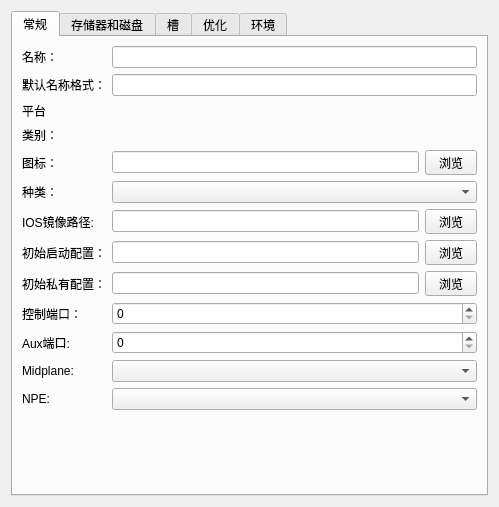
<?xml version="1.0" encoding="UTF-8"?>
<ui version="4.0">
 <class>iosRouterConfigPageWidget</class>
 <widget class="QWidget" name="iosRouterConfigPageWidget">
  <property name="geometry">
   <rect>
    <x>0</x>
    <y>0</y>
    <width>499</width>
    <height>507</height>
   </rect>
  </property>
  <property name="windowTitle">
   <string>Dynamips IOS 路由器配置</string>
  </property>
  <layout class="QVBoxLayout">
   <item>
    <widget class="QTabWidget" name="uiTabWidget">
     <property name="currentIndex">
      <number>0</number>
     </property>
     <widget class="QWidget" name="uiGeneralPageWidget">
      <attribute name="title">
       <string>常规</string>
      </attribute>
      <layout class="QGridLayout" name="gridLayout_2">
       <item row="10" column="1">
        <layout class="QHBoxLayout" name="horizontalLayout_6">
         <item>
          <widget class="QLineEdit" name="uiPrivateConfigLineEdit"/>
         </item>
         <item>
          <widget class="QToolButton" name="uiPrivateConfigToolButton">
           <property name="text">
            <string>  浏览  </string>
           </property>
           <property name="toolButtonStyle">
            <enum>Qt::ToolButtonTextOnly</enum>
           </property>
          </widget>
         </item>
        </layout>
       </item>
       <item row="17" column="1">
        <spacer>
         <property name="orientation">
          <enum>Qt::Vertical</enum>
         </property>
         <property name="sizeHint" stdset="0">
          <size>
           <width>263</width>
           <height>151</height>
          </size>
         </property>
        </spacer>
       </item>
       <item row="0" column="1">
        <widget class="QLineEdit" name="uiNameLineEdit"/>
       </item>
       <item row="14" column="0">
        <widget class="QLabel" name="uiAuxPortLabel">
         <property name="text">
          <string>Aux端口:</string>
         </property>
        </widget>
       </item>
       <item row="4" column="1">
        <widget class="QLabel" name="uiChassisTextLabel">
         <property name="text">
          <string/>
         </property>
        </widget>
       </item>
       <item row="5" column="0">
        <widget class="QLabel" name="uiSymbolLabel">
         <property name="text">
          <string>图标：</string>
         </property>
        </widget>
       </item>
       <item row="13" column="0">
        <widget class="QLabel" name="uiConsolePortLabel">
         <property name="text">
          <string>控制端口：</string>
         </property>
        </widget>
       </item>
       <item row="9" column="1">
        <layout class="QHBoxLayout" name="horizontalLayout_4">
         <item>
          <widget class="QLineEdit" name="uiStartupConfigLineEdit"/>
         </item>
         <item>
          <widget class="QToolButton" name="uiStartupConfigToolButton">
           <property name="text">
            <string>  浏览  </string>
           </property>
           <property name="toolButtonStyle">
            <enum>Qt::ToolButtonTextOnly</enum>
           </property>
          </widget>
         </item>
        </layout>
       </item>
       <item row="3" column="0">
        <widget class="QLabel" name="uiPlatformLabel">
         <property name="text">
          <string>平台</string>
         </property>
        </widget>
       </item>
       <item row="8" column="1">
        <layout class="QHBoxLayout" name="horizontalLayout_5">
         <item>
          <widget class="QLineEdit" name="uiIOSImageLineEdit"/>
         </item>
         <item>
          <widget class="QToolButton" name="uiIOSImageToolButton">
           <property name="text">
            <string>  浏览  </string>
           </property>
           <property name="toolButtonStyle">
            <enum>Qt::ToolButtonTextOnly</enum>
           </property>
          </widget>
         </item>
        </layout>
       </item>
       <item row="0" column="0">
        <widget class="QLabel" name="uiNameLabel">
         <property name="text">
          <string>名称：</string>
         </property>
        </widget>
       </item>
       <item row="10" column="0">
        <widget class="QLabel" name="uiPrivateConfigLabel">
         <property name="text">
          <string>初始私有配置：</string>
         </property>
        </widget>
       </item>
       <item row="9" column="0">
        <widget class="QLabel" name="uiStartupConfigLabel">
         <property name="text">
          <string>初始启动配置：</string>
         </property>
        </widget>
       </item>
       <item row="3" column="1">
        <widget class="QLabel" name="uiPlatformTextLabel">
         <property name="text">
          <string/>
         </property>
        </widget>
       </item>
       <item row="6" column="0">
        <widget class="QLabel" name="uiCategoryLabel">
         <property name="text">
          <string>种类：</string>
         </property>
        </widget>
       </item>
       <item row="5" column="1">
        <layout class="QHBoxLayout" name="horizontalLayout_7">
         <item>
          <widget class="QLineEdit" name="uiSymbolLineEdit"/>
         </item>
         <item>
          <widget class="QToolButton" name="uiSymbolToolButton">
           <property name="text">
            <string>  浏览  </string>
           </property>
           <property name="toolButtonStyle">
            <enum>Qt::ToolButtonTextOnly</enum>
           </property>
          </widget>
         </item>
        </layout>
       </item>
       <item row="4" column="0">
        <widget class="QLabel" name="uiChassisLabel">
         <property name="text">
          <string>类别：</string>
         </property>
        </widget>
       </item>
       <item row="16" column="1">
        <widget class="QComboBox" name="uiNPEComboBox">
         <property name="enabled">
          <bool>true</bool>
         </property>
         <property name="sizePolicy">
          <sizepolicy hsizetype="Expanding" vsizetype="Fixed">
           <horstretch>0</horstretch>
           <verstretch>0</verstretch>
          </sizepolicy>
         </property>
        </widget>
       </item>
       <item row="15" column="1">
        <widget class="QComboBox" name="uiMidplaneComboBox">
         <property name="enabled">
          <bool>true</bool>
         </property>
         <property name="sizePolicy">
          <sizepolicy hsizetype="Expanding" vsizetype="Fixed">
           <horstretch>0</horstretch>
           <verstretch>0</verstretch>
          </sizepolicy>
         </property>
        </widget>
       </item>
       <item row="15" column="0">
        <widget class="QLabel" name="uiMidplaneLabel">
         <property name="text">
          <string>Midplane:</string>
         </property>
        </widget>
       </item>
       <item row="8" column="0">
        <widget class="QLabel" name="uiIOSImageLabel">
         <property name="text">
          <string>IOS镜像路径:</string>
         </property>
        </widget>
       </item>
       <item row="6" column="1">
        <widget class="QComboBox" name="uiCategoryComboBox"/>
       </item>
       <item row="16" column="0">
        <widget class="QLabel" name="uiNPELabel">
         <property name="text">
          <string>NPE:</string>
         </property>
        </widget>
       </item>
       <item row="13" column="1">
        <widget class="QSpinBox" name="uiConsolePortSpinBox">
         <property name="maximum">
          <number>65535</number>
         </property>
        </widget>
       </item>
       <item row="14" column="1">
        <widget class="QSpinBox" name="uiAuxPortSpinBox">
         <property name="maximum">
          <number>65535</number>
         </property>
        </widget>
       </item>
       <item row="1" column="1">
        <widget class="QLineEdit" name="uiDefaultNameFormatLineEdit"/>
       </item>
       <item row="1" column="0">
        <widget class="QLabel" name="uiDefaultNameFormatLabel">
         <property name="text">
          <string>默认名称格式：</string>
         </property>
        </widget>
       </item>
      </layout>
     </widget>
     <widget class="QWidget" name="uiMemoriesPageWidget">
      <attribute name="title">
       <string>存储器和磁盘</string>
      </attribute>
      <layout class="QGridLayout" name="gridLayout_5">
       <item row="0" column="0">
        <widget class="QLabel" name="uiRamLabel">
         <property name="text">
          <string>RAM大小:</string>
         </property>
        </widget>
       </item>
       <item row="0" column="1">
        <widget class="QSpinBox" name="uiRamSpinBox">
         <property name="sizePolicy">
          <sizepolicy hsizetype="Expanding" vsizetype="Fixed">
           <horstretch>0</horstretch>
           <verstretch>0</verstretch>
          </sizepolicy>
         </property>
         <property name="suffix">
          <string> MiB</string>
         </property>
         <property name="minimum">
          <number>32</number>
         </property>
         <property name="maximum">
          <number>65535</number>
         </property>
         <property name="singleStep">
          <number>32</number>
         </property>
         <property name="value">
          <number>128</number>
         </property>
        </widget>
       </item>
       <item row="1" column="0">
        <widget class="QLabel" name="uiNvramLabel">
         <property name="text">
          <string>NVRAM大小:</string>
         </property>
        </widget>
       </item>
       <item row="1" column="1">
        <widget class="QSpinBox" name="uiNvramSpinBox">
         <property name="sizePolicy">
          <sizepolicy hsizetype="Expanding" vsizetype="Fixed">
           <horstretch>0</horstretch>
           <verstretch>0</verstretch>
          </sizepolicy>
         </property>
         <property name="suffix">
          <string> KiB</string>
         </property>
         <property name="minimum">
          <number>32</number>
         </property>
         <property name="maximum">
          <number>65535</number>
         </property>
         <property name="singleStep">
          <number>32</number>
         </property>
         <property name="value">
          <number>128</number>
         </property>
        </widget>
       </item>
       <item row="2" column="0">
        <widget class="QLabel" name="uiIomemLabel">
         <property name="text">
          <string>I/O内存:</string>
         </property>
        </widget>
       </item>
       <item row="2" column="1">
        <widget class="QSpinBox" name="uiIomemSpinBox">
         <property name="enabled">
          <bool>true</bool>
         </property>
         <property name="sizePolicy">
          <sizepolicy hsizetype="Expanding" vsizetype="Fixed">
           <horstretch>0</horstretch>
           <verstretch>0</verstretch>
          </sizepolicy>
         </property>
         <property name="suffix">
          <string> %</string>
         </property>
         <property name="maximum">
          <number>100</number>
         </property>
         <property name="singleStep">
          <number>5</number>
         </property>
         <property name="value">
          <number>5</number>
         </property>
        </widget>
       </item>
       <item row="3" column="0">
        <widget class="QLabel" name="uiDisk0Label">
         <property name="text">
          <string>PCMCIA 磁盘0:</string>
         </property>
        </widget>
       </item>
       <item row="3" column="1">
        <widget class="QSpinBox" name="uiDisk0SpinBox">
         <property name="sizePolicy">
          <sizepolicy hsizetype="Expanding" vsizetype="Fixed">
           <horstretch>0</horstretch>
           <verstretch>0</verstretch>
          </sizepolicy>
         </property>
         <property name="suffix">
          <string> MiB</string>
         </property>
         <property name="maximum">
          <number>99999</number>
         </property>
         <property name="singleStep">
          <number>4</number>
         </property>
        </widget>
       </item>
       <item row="4" column="0">
        <widget class="QLabel" name="uiDisk1Label">
         <property name="text">
          <string>PCMCIA 磁盘1:</string>
         </property>
        </widget>
       </item>
       <item row="4" column="1">
        <widget class="QSpinBox" name="uiDisk1SpinBox">
         <property name="sizePolicy">
          <sizepolicy hsizetype="Expanding" vsizetype="Fixed">
           <horstretch>0</horstretch>
           <verstretch>0</verstretch>
          </sizepolicy>
         </property>
         <property name="suffix">
          <string> MiB</string>
         </property>
         <property name="maximum">
          <number>99999</number>
         </property>
         <property name="singleStep">
          <number>4</number>
         </property>
        </widget>
       </item>
       <item row="5" column="0" colspan="2">
        <widget class="QCheckBox" name="uiAutoDeleteCheckBox">
         <property name="text">
          <string>自动删除NVRAM和磁盘文件</string>
         </property>
        </widget>
       </item>
       <item row="6" column="0">
        <spacer>
         <property name="orientation">
          <enum>Qt::Vertical</enum>
         </property>
         <property name="sizeHint" stdset="0">
          <size>
           <width>20</width>
           <height>21</height>
          </size>
         </property>
        </spacer>
       </item>
      </layout>
     </widget>
     <widget class="QWidget" name="uiSlotsPageWidget">
      <attribute name="title">
       <string>槽</string>
      </attribute>
      <layout class="QVBoxLayout" name="verticalLayout">
       <item>
        <widget class="QGroupBox" name="uiAdaptersGroupBox">
         <property name="title">
          <string>Adapters</string>
         </property>
         <layout class="QGridLayout" name="gridLayout">
          <item row="1" column="1">
           <widget class="QComboBox" name="uiSlot1comboBox"/>
          </item>
          <item row="0" column="0">
           <widget class="QLabel" name="uiSlot0Label">
            <property name="sizePolicy">
             <sizepolicy hsizetype="Fixed" vsizetype="Preferred">
              <horstretch>0</horstretch>
              <verstretch>0</verstretch>
             </sizepolicy>
            </property>
            <property name="text">
             <string>slot 0:</string>
            </property>
           </widget>
          </item>
          <item row="0" column="1">
           <widget class="QComboBox" name="uiSlot0comboBox"/>
          </item>
          <item row="1" column="0">
           <widget class="QLabel" name="uiSlot1Label">
            <property name="sizePolicy">
             <sizepolicy hsizetype="Fixed" vsizetype="Preferred">
              <horstretch>0</horstretch>
              <verstretch>0</verstretch>
             </sizepolicy>
            </property>
            <property name="text">
             <string>slot 1:</string>
            </property>
           </widget>
          </item>
          <item row="2" column="0">
           <widget class="QLabel" name="uiSlot2Label">
            <property name="sizePolicy">
             <sizepolicy hsizetype="Fixed" vsizetype="Preferred">
              <horstretch>0</horstretch>
              <verstretch>0</verstretch>
             </sizepolicy>
            </property>
            <property name="text">
             <string>slot 2:</string>
            </property>
           </widget>
          </item>
          <item row="2" column="1">
           <widget class="QComboBox" name="uiSlot2comboBox"/>
          </item>
          <item row="3" column="0">
           <widget class="QLabel" name="uiSlot3Label">
            <property name="sizePolicy">
             <sizepolicy hsizetype="Fixed" vsizetype="Preferred">
              <horstretch>0</horstretch>
              <verstretch>0</verstretch>
             </sizepolicy>
            </property>
            <property name="text">
             <string>slot 3:</string>
            </property>
           </widget>
          </item>
          <item row="3" column="1">
           <widget class="QComboBox" name="uiSlot3comboBox"/>
          </item>
          <item row="4" column="0">
           <widget class="QLabel" name="uiSlot4Label">
            <property name="sizePolicy">
             <sizepolicy hsizetype="Fixed" vsizetype="Preferred">
              <horstretch>0</horstretch>
              <verstretch>0</verstretch>
             </sizepolicy>
            </property>
            <property name="text">
             <string>slot 4:</string>
            </property>
           </widget>
          </item>
          <item row="4" column="1">
           <widget class="QComboBox" name="uiSlot4comboBox"/>
          </item>
          <item row="5" column="0">
           <widget class="QLabel" name="uiSlot5Label">
            <property name="sizePolicy">
             <sizepolicy hsizetype="Fixed" vsizetype="Preferred">
              <horstretch>0</horstretch>
              <verstretch>0</verstretch>
             </sizepolicy>
            </property>
            <property name="text">
             <string>slot 5:</string>
            </property>
           </widget>
          </item>
          <item row="5" column="1">
           <widget class="QComboBox" name="uiSlot5comboBox"/>
          </item>
          <item row="6" column="0">
           <widget class="QLabel" name="uiSlot6Label">
            <property name="sizePolicy">
             <sizepolicy hsizetype="Fixed" vsizetype="Preferred">
              <horstretch>0</horstretch>
              <verstretch>0</verstretch>
             </sizepolicy>
            </property>
            <property name="text">
             <string>slot 6:</string>
            </property>
           </widget>
          </item>
          <item row="6" column="1">
           <widget class="QComboBox" name="uiSlot6comboBox"/>
          </item>
         </layout>
        </widget>
       </item>
       <item>
        <widget class="QGroupBox" name="uiWicsGroupBox">
         <property name="title">
          <string>WICs</string>
         </property>
         <layout class="QGridLayout">
          <item row="0" column="0">
           <widget class="QLabel" name="uiWic0Label">
            <property name="sizePolicy">
             <sizepolicy hsizetype="Fixed" vsizetype="Preferred">
              <horstretch>0</horstretch>
              <verstretch>0</verstretch>
             </sizepolicy>
            </property>
            <property name="text">
             <string>wic 0:</string>
            </property>
           </widget>
          </item>
          <item row="0" column="1">
           <widget class="QComboBox" name="uiWic0comboBox"/>
          </item>
          <item row="1" column="0">
           <widget class="QLabel" name="uiWic1Label">
            <property name="sizePolicy">
             <sizepolicy hsizetype="Fixed" vsizetype="Preferred">
              <horstretch>0</horstretch>
              <verstretch>0</verstretch>
             </sizepolicy>
            </property>
            <property name="text">
             <string>wic 1:</string>
            </property>
           </widget>
          </item>
          <item row="1" column="1">
           <widget class="QComboBox" name="uiWic1comboBox"/>
          </item>
          <item row="2" column="0">
           <widget class="QLabel" name="uiWic2Label">
            <property name="sizePolicy">
             <sizepolicy hsizetype="Fixed" vsizetype="Preferred">
              <horstretch>0</horstretch>
              <verstretch>0</verstretch>
             </sizepolicy>
            </property>
            <property name="text">
             <string>wic 2:</string>
            </property>
           </widget>
          </item>
          <item row="2" column="1">
           <widget class="QComboBox" name="uiWic2comboBox"/>
          </item>
         </layout>
        </widget>
       </item>
       <item>
        <spacer>
         <property name="orientation">
          <enum>Qt::Vertical</enum>
         </property>
         <property name="sizeHint" stdset="0">
          <size>
           <width>325</width>
           <height>31</height>
          </size>
         </property>
        </spacer>
       </item>
      </layout>
     </widget>
     <widget class="QWidget" name="uiAdvancedPageWidget">
      <attribute name="title">
       <string>优化</string>
      </attribute>
      <layout class="QVBoxLayout" name="verticalLayout_4">
       <item>
        <widget class="QGroupBox" name="uiSystemGroupBox">
         <property name="title">
          <string>系统</string>
         </property>
         <layout class="QGridLayout" name="gridLayout_6">
          <item row="0" column="1">
           <widget class="QLineEdit" name="uiSystemIdLineEdit"/>
          </item>
          <item row="0" column="0">
           <widget class="QLabel" name="label">
            <property name="text">
             <string>system ID:</string>
            </property>
           </widget>
          </item>
          <item row="1" column="0">
           <widget class="QLabel" name="uiBaseMacLabel">
            <property name="text">
             <string>Base MAC:</string>
            </property>
           </widget>
          </item>
          <item row="1" column="1">
           <widget class="QLineEdit" name="uiBaseMACLineEdit">
            <property name="sizePolicy">
             <sizepolicy hsizetype="Expanding" vsizetype="Fixed">
              <horstretch>0</horstretch>
              <verstretch>0</verstretch>
             </sizepolicy>
            </property>
            <property name="text">
             <string notr="true"/>
            </property>
           </widget>
          </item>
         </layout>
        </widget>
       </item>
       <item>
        <widget class="QGroupBox" name="uiOptimizationsGroupBox">
         <property name="title">
          <string>优化选项</string>
         </property>
         <layout class="QGridLayout" name="gridLayout_4">
          <item row="3" column="0">
           <widget class="QLabel" name="uiExecAreaLabel">
            <property name="text">
             <string>Exec area:</string>
            </property>
           </widget>
          </item>
          <item row="3" column="1">
           <widget class="QSpinBox" name="uiExecAreaSpinBox">
            <property name="sizePolicy">
             <sizepolicy hsizetype="Expanding" vsizetype="Fixed">
              <horstretch>0</horstretch>
              <verstretch>0</verstretch>
             </sizepolicy>
            </property>
            <property name="suffix">
             <string> MiB</string>
            </property>
            <property name="maximum">
             <number>4096</number>
            </property>
            <property name="singleStep">
             <number>4</number>
            </property>
            <property name="value">
             <number>64</number>
            </property>
           </widget>
          </item>
          <item row="5" column="0" colspan="2">
           <widget class="QCheckBox" name="uiSparseMemoryCheckBox">
            <property name="text">
             <string>启用sparse memory支持</string>
            </property>
            <property name="checked">
             <bool>false</bool>
            </property>
           </widget>
          </item>
          <item row="0" column="0">
           <widget class="QLabel" name="uiIdlepcLabel">
            <property name="text">
             <string>Idle-PC:</string>
            </property>
           </widget>
          </item>
          <item row="0" column="1">
           <widget class="QLineEdit" name="uiIdlepcLineEdit"/>
          </item>
          <item row="1" column="0">
           <widget class="QLabel" name="uiIdlemaxLabel">
            <property name="text">
             <string>Idlemax:</string>
            </property>
           </widget>
          </item>
          <item row="1" column="1">
           <widget class="QSpinBox" name="uiIdlemaxSpinBox">
            <property name="minimum">
             <number>100</number>
            </property>
            <property name="maximum">
             <number>10000</number>
            </property>
            <property name="singleStep">
             <number>100</number>
            </property>
            <property name="value">
             <number>500</number>
            </property>
           </widget>
          </item>
          <item row="2" column="0">
           <widget class="QLabel" name="uiIdlesleepLabel">
            <property name="text">
             <string>Idlesleep:</string>
            </property>
           </widget>
          </item>
          <item row="4" column="0" colspan="2">
           <widget class="QCheckBox" name="uiMmapCheckBox">
            <property name="text">
             <string>启用mmap支持</string>
            </property>
            <property name="checked">
             <bool>true</bool>
            </property>
           </widget>
          </item>
          <item row="2" column="1">
           <widget class="QSpinBox" name="uiIdlesleepSpinBox">
            <property name="suffix">
             <string> ms</string>
            </property>
            <property name="minimum">
             <number>1</number>
            </property>
            <property name="maximum">
             <number>500</number>
            </property>
            <property name="singleStep">
             <number>10</number>
            </property>
            <property name="value">
             <number>30</number>
            </property>
           </widget>
          </item>
         </layout>
        </widget>
       </item>
       <item>
        <spacer>
         <property name="orientation">
          <enum>Qt::Vertical</enum>
         </property>
         <property name="sizeHint" stdset="0">
          <size>
           <width>304</width>
           <height>251</height>
          </size>
         </property>
        </spacer>
       </item>
      </layout>
     </widget>
     <widget class="QWidget" name="uiEnvironmentPageWidget">
      <attribute name="title">
       <string>环境</string>
      </attribute>
      <layout class="QVBoxLayout" name="verticalLayout_3">
       <item>
        <widget class="QGroupBox" name="uiPowerSuppliesGroupBox">
         <property name="title">
          <string>电源供应器</string>
         </property>
         <layout class="QGridLayout" name="gridLayout_7">
          <item row="1" column="0">
           <widget class="QLabel" name="uiPowerSupply2Label">
            <property name="text">
             <string>电源供应 2：</string>
            </property>
           </widget>
          </item>
          <item row="0" column="1">
           <widget class="QComboBox" name="uiPowerSupply1ComboBox">
            <property name="sizePolicy">
             <sizepolicy hsizetype="Expanding" vsizetype="Fixed">
              <horstretch>0</horstretch>
              <verstretch>0</verstretch>
             </sizepolicy>
            </property>
            <property name="currentIndex">
             <number>0</number>
            </property>
            <item>
             <property name="text">
              <string>on</string>
             </property>
            </item>
            <item>
             <property name="text">
              <string>off</string>
             </property>
            </item>
           </widget>
          </item>
          <item row="0" column="0">
           <widget class="QLabel" name="uiPowerSupply1Label">
            <property name="text">
             <string>电源供应 1：</string>
            </property>
           </widget>
          </item>
          <item row="1" column="1">
           <widget class="QComboBox" name="uiPowerSupply2ComboBox">
            <property name="sizePolicy">
             <sizepolicy hsizetype="Expanding" vsizetype="Fixed">
              <horstretch>0</horstretch>
              <verstretch>0</verstretch>
             </sizepolicy>
            </property>
            <property name="currentIndex">
             <number>1</number>
            </property>
            <item>
             <property name="text">
              <string>on</string>
             </property>
            </item>
            <item>
             <property name="text">
              <string>off</string>
             </property>
            </item>
           </widget>
          </item>
         </layout>
        </widget>
       </item>
       <item>
        <widget class="QGroupBox" name="uiSensorsGroupBox">
         <property name="title">
          <string>温度传感器</string>
         </property>
         <layout class="QGridLayout" name="gridLayout_3">
          <item row="0" column="0">
           <widget class="QLabel" name="uiSensor1Label">
            <property name="text">
             <string>I/O控制器入口：</string>
            </property>
           </widget>
          </item>
          <item row="0" column="1">
           <widget class="QSpinBox" name="uiSensor1SpinBox">
            <property name="sizePolicy">
             <sizepolicy hsizetype="Expanding" vsizetype="Fixed">
              <horstretch>0</horstretch>
              <verstretch>0</verstretch>
             </sizepolicy>
            </property>
            <property name="suffix">
             <string> C</string>
            </property>
            <property name="maximum">
             <number>100</number>
            </property>
           </widget>
          </item>
          <item row="1" column="0">
           <widget class="QLabel" name="uiSensor2Label">
            <property name="text">
             <string>I/O控制器出口：</string>
            </property>
           </widget>
          </item>
          <item row="1" column="1">
           <widget class="QSpinBox" name="uiSensor2SpinBox">
            <property name="sizePolicy">
             <sizepolicy hsizetype="Expanding" vsizetype="Fixed">
              <horstretch>0</horstretch>
              <verstretch>0</verstretch>
             </sizepolicy>
            </property>
            <property name="suffix">
             <string> C</string>
            </property>
            <property name="maximum">
             <number>100</number>
            </property>
           </widget>
          </item>
          <item row="2" column="0">
           <widget class="QLabel" name="uiSensor3Label">
            <property name="text">
             <string>NPE入口：</string>
            </property>
           </widget>
          </item>
          <item row="2" column="1">
           <widget class="QSpinBox" name="uiSensor3SpinBox">
            <property name="sizePolicy">
             <sizepolicy hsizetype="Expanding" vsizetype="Fixed">
              <horstretch>0</horstretch>
              <verstretch>0</verstretch>
             </sizepolicy>
            </property>
            <property name="suffix">
             <string> C</string>
            </property>
            <property name="maximum">
             <number>100</number>
            </property>
           </widget>
          </item>
          <item row="3" column="0">
           <widget class="QLabel" name="uiSensor4Label">
            <property name="text">
             <string>NPE出口：</string>
            </property>
           </widget>
          </item>
          <item row="3" column="1">
           <widget class="QSpinBox" name="uiSensor4SpinBox">
            <property name="sizePolicy">
             <sizepolicy hsizetype="Expanding" vsizetype="Fixed">
              <horstretch>0</horstretch>
              <verstretch>0</verstretch>
             </sizepolicy>
            </property>
            <property name="suffix">
             <string> C</string>
            </property>
            <property name="maximum">
             <number>100</number>
            </property>
           </widget>
          </item>
         </layout>
        </widget>
       </item>
       <item>
        <spacer name="verticalSpacer">
         <property name="orientation">
          <enum>Qt::Vertical</enum>
         </property>
         <property name="sizeHint" stdset="0">
          <size>
           <width>20</width>
           <height>194</height>
          </size>
         </property>
        </spacer>
       </item>
      </layout>
     </widget>
    </widget>
   </item>
  </layout>
 </widget>
 <tabstops>
  <tabstop>uiMidplaneComboBox</tabstop>
  <tabstop>uiNPEComboBox</tabstop>
  <tabstop>uiSlot0comboBox</tabstop>
  <tabstop>uiSlot1comboBox</tabstop>
  <tabstop>uiSlot2comboBox</tabstop>
  <tabstop>uiSlot3comboBox</tabstop>
  <tabstop>uiSlot4comboBox</tabstop>
  <tabstop>uiSlot5comboBox</tabstop>
  <tabstop>uiSlot6comboBox</tabstop>
  <tabstop>uiWic0comboBox</tabstop>
  <tabstop>uiWic1comboBox</tabstop>
  <tabstop>uiWic2comboBox</tabstop>
  <tabstop>uiBaseMACLineEdit</tabstop>
  <tabstop>uiExecAreaSpinBox</tabstop>
 </tabstops>
 <resources/>
 <connections/>
</ui>
